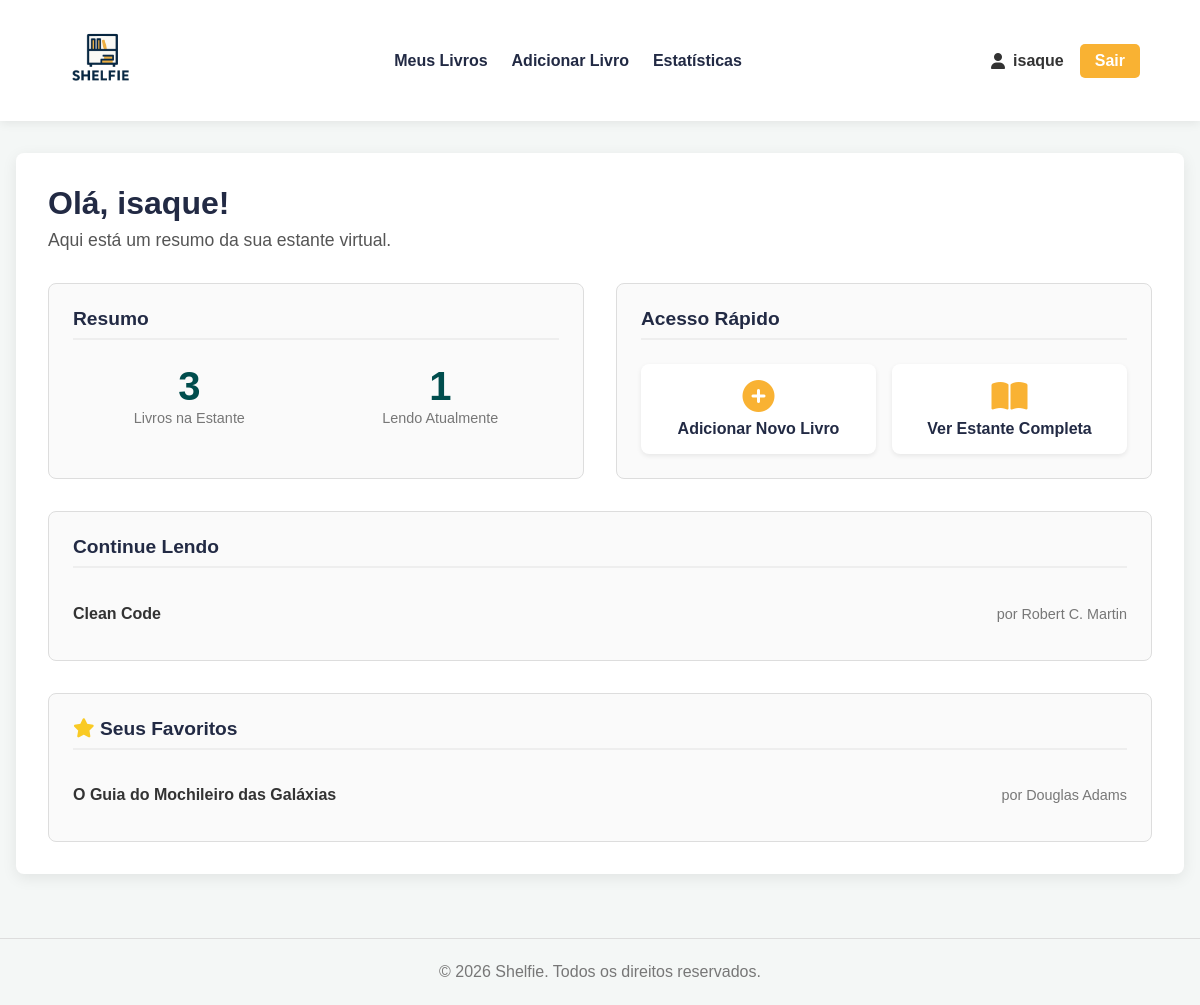
Screenshot of /app/index.php (signed in) with the database file from the repository.
### tables this page shows
CREATE TABLE IF NOT EXISTS livros (
    id INT AUTO_INCREMENT PRIMARY KEY,
    id_usuario INT NOT NULL,
    titulo VARCHAR(255) NOT NULL,
    autor VARCHAR(150) NOT NULL,
    editora VARCHAR(150) DEFAULT NULL,
    categoria VARCHAR(100) DEFAULT NULL,
    andamento ENUM('Quero Ler', 'Lendo', 'Lido', 'Abandonei') NOT NULL DEFAULT 'Quero Ler',
    nota TINYINT DEFAULT NULL,
    resenha TEXT DEFAULT NULL,
    favorito TINYINT(1) NOT NULL DEFAULT 0,
    data_adicao DATETIME DEFAULT CURRENT_TIMESTAMP,
    FOREIGN KEY (id_usuario) REFERENCES usuarios(id) ON DELETE CASCADE
);

### app/index.php (the view)
<?php
include 'templates/header.php';
require 'conexao.php';
$id_usuario = $_SESSION['id_usuario'];
$nome_usuario = $_SESSION['nome_usuario'];
$total_livros_stmt = $pdo->prepare("SELECT COUNT(*) as total FROM livros WHERE id_usuario = ?");
$total_livros_stmt->execute([$id_usuario]);
$total_livros = $total_livros_stmt->fetchColumn();
$lendo_agora_stmt = $pdo->prepare("SELECT COUNT(*) as total FROM livros WHERE id_usuario = ? AND andamento = 'Lendo'");
$lendo_agora_stmt->execute([$id_usuario]);
$lendo_agora = $lendo_agora_stmt->fetchColumn();
$continue_lendo_stmt = $pdo->prepare("SELECT id, titulo, autor FROM livros WHERE id_usuario = ? AND andamento = 'Lendo' LIMIT 3");
$continue_lendo_stmt->execute([$id_usuario]);
$lista_continue_lendo = $continue_lendo_stmt->fetchAll(PDO::FETCH_ASSOC);
$favoritos_stmt = $pdo->prepare("SELECT id, titulo, autor FROM livros WHERE id_usuario = ? AND favorito = 1 LIMIT 3");
$favoritos_stmt->execute([$id_usuario]);
$lista_favoritos = $favoritos_stmt->fetchAll(PDO::FETCH_ASSOC);
?>
<div class="container page-container">
    <h1 class="dashboard-greeting">Olá, <?= htmlspecialchars($nome_usuario) ?>!</h1>
    <p class="dashboard-subtitle">Aqui está um resumo da sua estante virtual.</p>
    <div class="dashboard-grid">
        <div class="dashboard-widget">
            <h2 class="widget-title">Resumo</h2>
            <div class="stat-boxes">
                <div class="stat-box">
                    <span class="stat-number"><?= $total_livros ?></span>
                    <span class="stat-label">Livros na Estante</span>
                </div>
                <div class="stat-box">
                    <span class="stat-number"><?= $lendo_agora ?></span>
                    <span class="stat-label">Lendo Atualmente</span>
                </div>
            </div>
        </div>
        <div class="dashboard-widget">
            <h2 class="widget-title">Acesso Rápido</h2>
            <div class="action-boxes">
                <a href="adicionar_livro.php" class="action-box">
                    <i class="fa-solid fa-plus-circle"></i>
                    <span>Adicionar Novo Livro</span>
                </a>
                <a href="meus_livros.php" class="action-box">
                    <i class="fa-solid fa-book-open"></i>
                    <span>Ver Estante Completa</span>
                </a>
            </div>
        </div>
        <div class="dashboard-widget full-width">
            <h2 class="widget-title">Continue Lendo</h2>
            <div class="book-list-widget">
                <?php if (count($lista_continue_lendo) > 0): ?>
                    <ul>
                        <?php foreach ($lista_continue_lendo as $livro): ?>
                            <li>
                                <span class="book-title"><?= htmlspecialchars($livro['titulo']) ?></span>
                                <span class="book-author">por <?= htmlspecialchars($livro['autor']) ?></span>
                            </li>
                        <?php endforeach; ?>
                    </ul>
                <?php else: ?>
                    <p class="empty-list-message">Você não está lendo nenhum livro no momento.</p>
                <?php endif; ?>
            </div>
        </div>
        <div class="dashboard-widget full-width">
            <h2 class="widget-title"><i class="fa-solid fa-star" style="color: var(--cor-favorito);"></i> Seus Favoritos</h2>
             <div class="book-list-widget">
                <?php if (count($lista_favoritos) > 0): ?>
                    <ul>
                        <?php foreach ($lista_favoritos as $livro): ?>
                            <li>
                                <span class="book-title"><?= htmlspecialchars($livro['titulo']) ?></span>
                                <span class="book-author">por <?= htmlspecialchars($livro['autor']) ?></span>
                            </li>
                        <?php endforeach; ?>
                    </ul>
                <?php else: ?>
                    <p class="empty-list-message">Você ainda não marcou nenhum livro como favorito.</p>
                <?php endif; ?>
            </div>
        </div>
    </div>
</div>
<?php include 'templates/footer.php'; ?>

### app/css/style.css (style rules this page uses)
:root { --cor-principal: #004d4d; --cor-secundaria: #222a44; --cor-destaque: #f9b233; --cor-fundo: #f4f7f6; --cor-texto: #333; --cor-branca: #FFFFFF; --cor-borda: #ddd; --cor-sombra: rgba(0, 0, 0, 0.08); --cor-favorito: #f9ca24; }
* { margin: 0; padding: 0; box-sizing: border-box; font-family: 'Montserrat', sans-serif; }
body { background-color: var(--cor-fundo); color: var(--cor-texto); display: flex; flex-direction: column; min-height: 100vh; }
.container { width: 90%; max-width: 1200px; margin: 0 auto; }
a { text-decoration: none; color: var(--cor-principal); transition: color 0.3s ease; }
h1 { color: var(--cor-secundaria); margin-bottom: 2rem; text-align: center; }
.page-container { width: 100%; max-width: 1200px; margin: 0 auto; padding: 2rem; background-color: var(--cor-branca); border-radius: 8px; box-shadow: 0 4px 15px var(--cor-sombra); }
.dashboard-greeting { text-align: left; margin-bottom: 0.5rem; }
.dashboard-subtitle { text-align: left; margin-bottom: 2rem; font-size: 1.1rem; color: #555; }
.dashboard-grid { display: grid; grid-template-columns: repeat(auto-fit, minmax(350px, 1fr)); gap: 2rem; }
.dashboard-widget { background-color: #fafafa; border: 1px solid var(--cor-borda); border-radius: 8px; padding: 1.5rem; }
.widget-title { margin-bottom: 1.5rem; color: var(--cor-secundaria); font-size: 1.2rem; border-bottom: 2px solid #eee; padding-bottom: 0.5rem; }
.stat-boxes, .action-boxes { display: flex; justify-content: space-around; gap: 1rem; }
.stat-box, .action-box { text-align: center; }
.stat-number { display: block; font-size: 2.5rem; font-weight: 700; color: var(--cor-principal); }
.stat-label { font-size: 0.9rem; color: #777; }
.action-box { display: flex; flex-direction: column; align-items: center; gap: 0.5rem; padding: 1rem; border-radius: 8px; background-color: var(--cor-branca); box-shadow: 0 2px 5px var(--cor-sombra); flex: 1; font-weight: 600; color: var(--cor-secundaria); }
.action-box i { font-size: 2rem; color: var(--cor-destaque); }
.full-width { grid-column: 1 / -1; }
.book-list-widget ul { list-style: none; }
.book-list-widget li { padding: 0.8rem 0; border-bottom: 1px solid #eee; display: flex; justify-content: space-between; align-items: center; }
.book-list-widget li:last-child { border-bottom: none; }
.book-title { font-weight: 600; }
.book-author { font-size: 0.9rem; color: #777; }

### rows the page displays
livros: titulo "Clean Code", autor "Robert C. Martin"
livros: titulo "O Guia do Mochileiro das Galáxias", autor "Douglas Adams"

### other values shown
$nome_usuario "isaque"
$total_livros "3"
$lendo_agora "1"
